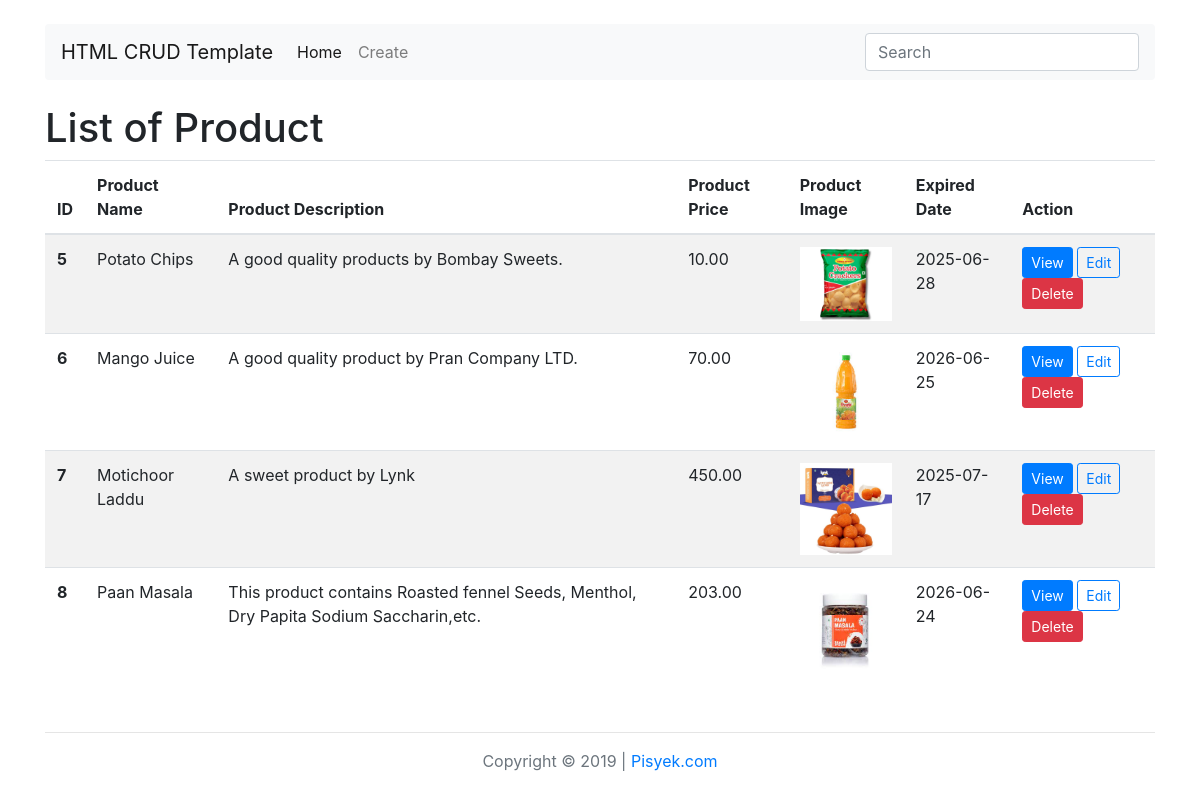
The page / on the database its author committed.
### tables this page shows
CREATE TABLE `product_table` (
  `id` int(11) NOT NULL,
  `product_name` varchar(255) NOT NULL,
  `product_description` text DEFAULT NULL,
  `product_price` decimal(10,2) NOT NULL,
  `product_image` varchar(255) DEFAULT NULL,
  `expired_date` date DEFAULT NULL
);

### index.php (the view)
<!DOCTYPE html>
<html lang="en">
<head>
    <?php
        require_once 'includes/head.php';
        require_once 'includes/config.php';
    ?>
    <?php
        $sql = "SELECT * FROM product_table";
        $result = mysqli_query($connection, $sql);
        if ($result) {
            $product_store = mysqli_fetch_all($result, MYSQLI_ASSOC);
        } else {
            echo "Error: " . mysqli_error($connection);
        }
    ?>
</head>
<body>
    <?php
        require_once 'includes/header.php';
    ?>
    <main role="main" class="flex-shrink-0">
        <div class="container">
            <h1>List of Product</h1>
            <table class="table table-striped table-hover">
                <thead>
                    <tr>
                    <th scope="col">ID</th>
                    <th scope="col">Product Name</th>
                    <th scope="col">Product Description</th>
                    <th scope="col">Product Price</th>
                    <th scope="col">Product Image</th>
                    <th scope="col">Expired Date</th>
                    <th scope="col">Action</th>
                    </tr>
                </thead>
                <tbody>
                    <?php foreach ($product_store as $row): ?>
                        <tr>
                            <th scope="row"><?php echo $row['id']; ?></th>
                            <td><?php echo $row['product_name']; ?></td>
                            <td><?php echo $row['product_description']; ?></td>
                            <td><?php echo $row['product_price']; ?></td>
                            <td><img src="<?php echo $row['product_image']; ?>" class="img-fluid" height="100px" width="100px"/></td>
                            <td><?php echo $row['expired_date']; ?></td>
                            <td>
                                <a href="view.php?id=<?php echo $row['id']; ?>"><button class="btn btn-primary btn-sm">View</button></a>
                                <a href="edit.php?id=<?php echo $row['id']; ?>"><button class="btn btn-outline-primary btn-sm">Edit</button></a>
                                <a href="delete.php?id=<?php echo $row['id']; ?>"><button class="btn btn-danger btn-sm">Delete</button></a>
                            </td>
                        </tr>
                    <?php endforeach; ?>
                </tbody>
            </table>
        </div>
    </main>
    <?php
        require_once 'includes/footer.php';
    ?>
</body>
</html>

### includes/head.php (shortened to what this page needs)
<link rel="stylesheet" href="assets/css/bootstrap.min.css">
<link rel="stylesheet" href="assets/css/style.css">

### includes/header.php (shortened to what this page needs)
<div class="container pt-4 pb-4">
        <nav class="navbar navbar-expand-lg navbar-light bg-light rounded">
            <a class="navbar-brand" href="#">HTML CRUD Template</a>
            <div class="collapse navbar-collapse" id="navbarsExample09">
                <ul class="navbar-nav mr-auto">
                    <li class="nav-item active">
                        <a class="nav-link" href="index.php">Home <span class="sr-only">(current)</span></a>
                    </li>
                    <li class="nav-item">
                        <a class="nav-link" href="create.php">Create</a>
                    </li>
                </ul>
                <form class="form-inline my-2 my-md-0">
                <input class="form-control" type="text" placeholder="Search" aria-label="Search">
                </form>
            </div>
        </nav>
    </div>

### includes/footer.php (shortened to what this page needs)
<footer class="footer mt-auto py-3">
        <div class="container pb-5">
            <hr>
            <span class="text-muted">
                    Copyright &copy; 2019 | <a href="https://pisyek.com">Pisyek.com</a>
            </span>
        </div>
    </footer>

### assets/css/style.css (style rules this page uses)
.footer { text-align: center; }

### rows shown on the page
product_table: id "5", product_name "Potato Chips", product_description "A good quality products by Bombay Sweets.", product_price "10.00", product_image (picture), expired_date "2025-06-28"
product_table: id "6", product_name "Mango Juice", product_description "A good quality product by Pran Company LTD.", product_price "70.00", product_image (picture), expired_date "2026-06-25"
product_table: id "7", product_name "Motichoor Laddu", product_description "A sweet product by Lynk", product_price "450.00", product_image (picture), expired_date "2025-07-17"
product_table: id "8", product_name "Paan Masala", product_description "This product contains Roasted fennel Seeds, Menthol, Dry Papita Sodium Saccharin,etc.", product_price "203.00", product_image (picture), expired_date "2026-06-24"
